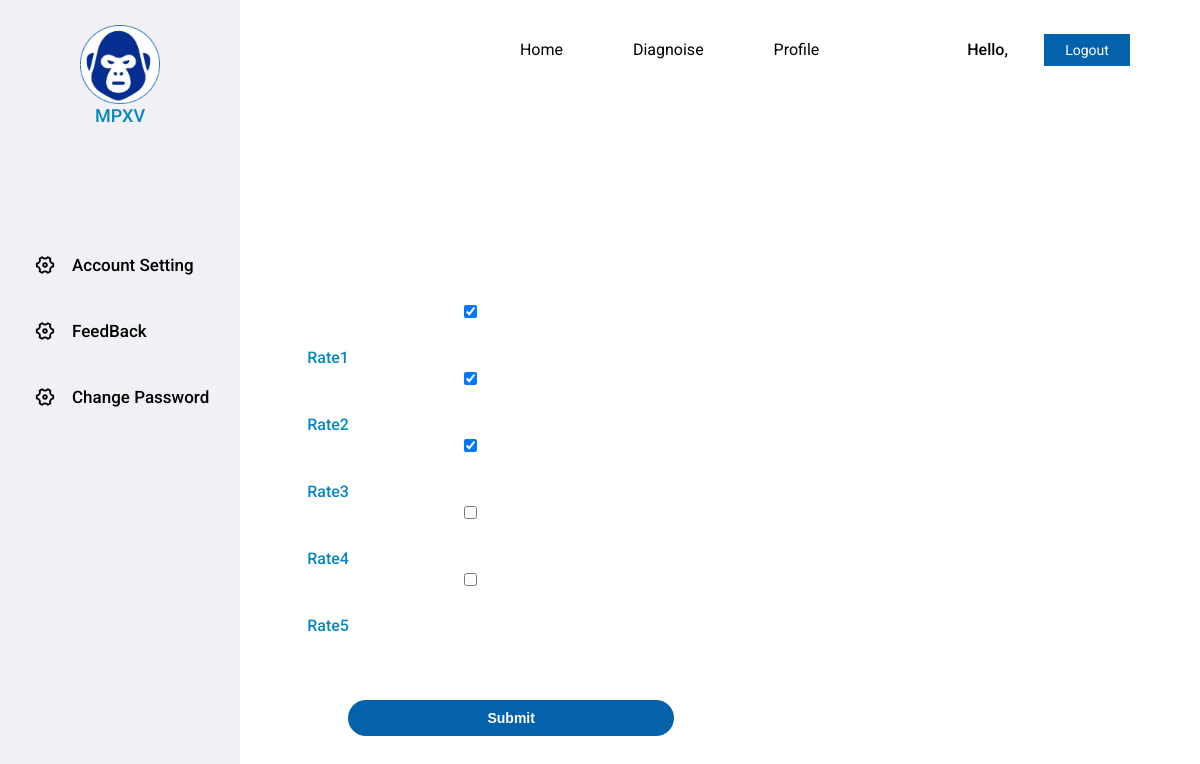
/accounts/profile/asmaa/feedback, run on the app's committed database.
### accounts/models.py (models this page shows, shortened)
class CustomUser(AbstractUser):
    email = models.EmailField(unique=True)
    USERNAME_FIELD = 'email'
    REQUIRED_FIELDS = ['username']
    is_doctor = models.BooleanField(default=False)
    is_admmin = models.BooleanField(default=False)
    is_user = models.BooleanField(default=False)
    image = models.ImageField(upload_to=image_upload, blank=True, null=True)
    age = models.PositiveIntegerField(null=True, blank=True)
    slug = models.SlugField(blank=True, null=True)
    address =models.CharField(max_length=50, blank=True, null=True)
    phone = models.CharField(max_length=11, null=True, blank=True)
    verify_image=models.BooleanField(default=False)
    rate1=models.BooleanField(default=False)
    rate2=models.BooleanField(default=False)
    rate3=models.BooleanField(default=False)
    rate4=models.BooleanField(default=False)
    rate5=models.BooleanField(default=False)

### accounts/views.py (the view, shortened to what this page needs)
# urls.py: path("profile/<str:slug>/feedback",RateUpdateView.as_view(),name="feedback"),
class RateUpdateView(UpdateView):
    model = CustomUser
    template_name = "roles/user-feedback.html"
    fields = ['rate1','rate4','rate2','rate3','rate5',]

### accounts/templates/roles/user-feedback.html (shortened to what this page needs)
{% extends 'roles/user_settings.html' %}
{% load bootstrap4 %}
{% load crispy_forms_tags %}
{% block content %}
<div class="content">
    <div class="head">
    </div>
    <div class="user-feedback-grid">
        <form method="post">
            {{form.rate1|as_crispy_field }}
            {{form.rate2|as_crispy_field }}
            {{form.rate3|as_crispy_field }}
            {{form.rate4|as_crispy_field }}
            {{form.rate5|as_crispy_field }}
            <div class="user-submit">
                <input type="submit" value="submit">
            </div>
        </form>
    </div>
    </div>
</div>
{% endblock content %}

### static/css/dashboard.css (style rules this page uses)
* { box-sizing: border-box; -webkit-box-sizing: border-box; -ms-box-sizing: border-box; padding: 0; margin: 0; list-style: none; text-decoration: none; }
:root { --main-color: #0462ad; --sub-color: #0389c2; --sidebar-color: #f0f0f5; }
html { scroll-behavior: smooth; }
body { min-height: 100vh; font-family: "Roboto", sans-serif; }
.page .content { overflow: hidden; width: 100%; }
.page .content .head { display: flex; justify-content: space-around; padding-top: 40px; width: 100%; height: 150px; }
.user-feedback-grid { display: grid; grid-template-columns: repeat(2, 1fr); width: 85%; margin-left: 7%; }
.page .content .user-feedback-grid label { font-size: 16px; font-weight: 500; color: var(--sub-color); }
.page .content .user-feedback-grid input { margin-top: 5px; margin-bottom: 30px; padding: 18px 20px; width: 80%; border: 1px solid var(--sub-color); border-radius: 6px; background-color: white; outline: none; }
.page .content .user-feedback-grid input::placeholder { font-size: 14px; font-weight: 600; color: var(--sub-color); opacity: .4; }
.page .content .user-submit { display: flex; justify-content: center; align-items: center; margin-top: 60px; }
.page .content .user-submit input { outline: none; border: none; background-color: var(--main-color); color: white; padding: 10px 130px; border-radius: 35px; font-size: 14px; font-weight: 600; cursor: pointer; text-transform: capitalize; }

### accounts/templates/roles/user_settings.html (style rules this page uses)
label { display: block; }

### data on the page
CustomUser: rate1 "☑", rate2 "☑", rate3 "☑"
